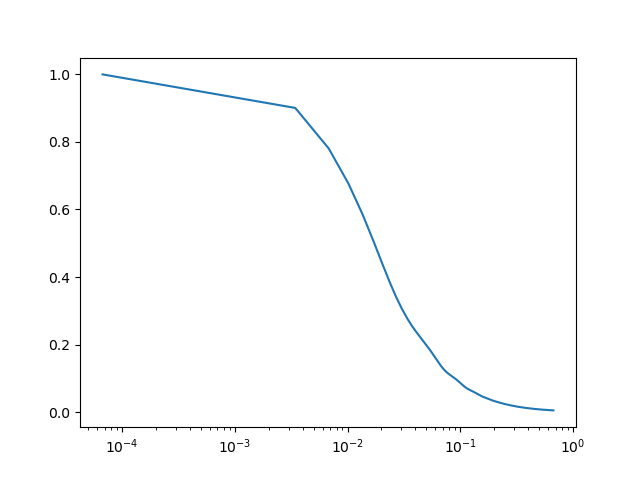

This chart was generated by the following Python code:
# Transfer function of Eisenstein & Hu 1998
# (Equation numbers refer to this paper)
import numpy as np
import time
import matplotlib.pyplot as plt

ts = time.time()
"""
k
"""
k = np.linspace(1e-4,1,200)

"""
CONSTANTS
"""

om_c = 0.2685
om_b = 0.049
om_m = om_c + om_b
h = 0.6711
hsq = h*h
om_mhsq = om_m*hsq

e = np.e
thet = 2.728/2.7
thetsq = thet*thet
thetpf = thetsq*thetsq

"""
Equation 4 - redshift of drag epoch
"""
b1 = 0.313*om_mhsq**(-0.419)*(1+0.607*om_mhsq**(0.674))
b2 = 0.238*om_mhsq**(0.223)
zd = 1291*(1+b1*(om_b*hsq)**b2)*(om_mhsq**(0.251))/(1+0.659*om_mhsq**(0.828))

"""
Equation 2 - redshift of matter-radiation equality
"""
ze = 2.5E4*om_mhsq/thetpf

"""
R (ratio of baryon-photon momentum density) at drag epoch
"""
rd = 31500*om_b*hsq/(thetpf*zd)

"""
R (ratio of baryon-photon momentum density) at matter-radiation equality
"""
re = 31500*om_b*hsq/(thetpf*ze)

"""
Equation 3 - scale of particle horizon at matter-radiation equality
"""
rke = 7.46E-2*om_mhsq/thetsq

"""
Equation 6 - scale of sound horizon at drag epoch
"""
s = (2/(3*rke))*np.sqrt(6/re)*np.log((np.sqrt(1+rd)+np.sqrt(rd+re))/(1+np.sqrt(re)))

"""
Equation 7 - Silk damping scale
"""
rks = 1.6*((om_b*hsq)**0.52)*((om_mhsq)**0.73)*(1+(10.4*om_mhsq)**-0.95)

"""
Equations 11 - CDM transfer function fits
"""
a1 = ((46.9*om_mhsq)**0.670)*(1+(32.1*om_mhsq)**(-0.532))
a2 = ((12.0*om_mhsq)**0.424)*(1+(45.0*om_mhsq)**(-0.582))
ac = (a1**(-om_b/om_m))*(a2**(-(om_b/om_m)**3))

"""
Equations 12 - CDM transfer function fits
"""
bb1 = 0.944/(1+(458*om_mhsq)**-0.708)
bb2 = (0.395*om_mhsq)**-0.0266
bc = 1/(1+bb1*((om_c/om_m)**bb2)-1)

"""
Equation 15
"""
y = (1+ze)/(1+zd)
g = y*(-6*np.sqrt(1+y)+(2+3*y)*np.log((np.sqrt(1+y)+1)/(np.sqrt(1+y)-1)))

"""
Equation 14
"""
ab = g*2.07*rke*s/((1+rd)**0.75)

"""
Equation 23
"""
bn = 8.41*om_mhsq**0.435

"""
Equation 24
"""
bb = 0.5 + (om_b/om_m) + (3-2*om_b/om_m)*np.sqrt((17.2*om_mhsq)**2 + 1)

"""
Convert k to Mpc^-1
"""
rk = k*h

"""
Equation 10 - define q 
"""
q = rk/(13.41*rke)

"""
Equation 20
"""
c1=14.2 + 386/(1+69.9*q**1.08)
c2=14.2/ac + 386/(1+69.9*q**1.08)

"""
Equation 18
"""
f = 1/(1+(rk*s/5.4)**4)

"""
Equation 17 - CDM transfer function
"""
tc = f*np.log(e+1.8*bc*q)/(np.log(e+1.8*bc*q)+c1*q*q) + (1-f)*np.log(e+1.8*bc*q)/(np.log(e+1.8*bc*q)+c2*q*q)

"""
Equation 22
"""
ss = s/(1+(bn/(rk*s))**3)**(1/3)

"""
Equation 19 & 21
"""
tb = np.log(e+1.8*q)/(np.log(e+1.8*q)+c1*q*q)/(1+(rk*s/5.2)**2)
tb = (tb+ab*np.exp(-(rk/rks)**1.4)/(1+(bb/rk/s)**3))*np.sin(rk*ss)/rk/ss

"""
Equation 8
"""
tk_eh = (om_b/om_m)*tb+(1-om_b/om_m)*tc

plt.plot(rk, tk_eh)

# # sigg = 

# tk_nb = (1-om_b/om_m)*tc
# tk_wb = tk_nb + (om_b/om_m)*tb

# # g_e06 = np.exp(-0.5*k*k*sigg*sigg)
# g_e06 = 1

# bao = g_e06*tk_wb*tk_wb/(tk_nb*tk_nb)+(1-g_e06)

# kh = k/h

# plt.plot(kh, bao) 
# # plt.yscale('log')
# # plt.xscale('log')
# plt.axhline(1)

# powspec = np.loadtxt("Interlopers/codes/fiducial/CAMB_matterpow_0.dat", unpack=True)
# kk=powspec[0]
# pk=powspec[1]

# def ps_nw(lk, lamb, Plin, qlin):
#     # print(len(log_k))
#     log_q = np.log10(qlin)
#     dlog_q = []
#     for i in range(len(qlin)):
#         if i == 883:
#             break
#         dlog_q.append(log_q[i+1] - log_q[i])
#     dlog_q.append(dlog_q[-1]+0.000003)
#     dlog_q = np.array(dlog_q)
#     p_nw = (1/(np.sqrt(2*np.pi)*lamb))*np.sum(dlog_q*Plin*np.exp((-1/(2*lamb**2))*(lk-log_q)**2))
#     return p_nw


# log10_k = np.log10(kk)


# nw_list = [] 
# for lk in log10_k:
#     nw = ps_nw(lk, 0.25, pk, kk)
#     nw_list.append(nw)

# nw_list = np.array(nw_list)
# nw_interp = np.interp(kh, kk, nw_list)

# plin_interp = np.interp(kh, kk, pk)

# plt.plot(np.log10(kh), np.log10(plin_interp))



# cdm_ps = (tc*tc*kh)
# dif = np.max(np.log10(plin_interp)) - np.max(np.log10(cdm_ps))
# plt.plot(np.log10(kh), plin_interp/(cdm_ps*10**dif))


# print(np.max(np.log10(nw_list)) - np.max(np.log10(pk)))
# plt.plot(log10_k, np.log10(pk))
# plt.plot(log10_k, np.log10(nw_list))
# plt.plot(np.log10(kk), np.log10(pk)+2)
# powspec_interp = np.interp(kh, kk, pk)
# bao_interp = np.interp(kk, kh, bao)

# plt.plot(kh,powspec_interp)
# plt.plot(kk,bao_interp, '-')
# plt.plot(kk, pk/bao_interp)
# plt.plot(kk, pk)
# plt.xlim(1e-4,1)
# plt.ylim(100,10000)
# plt.yscale('log')
plt.xscale('log')


plt.savefig('eh_bao.png')
print(time.time() - ts)